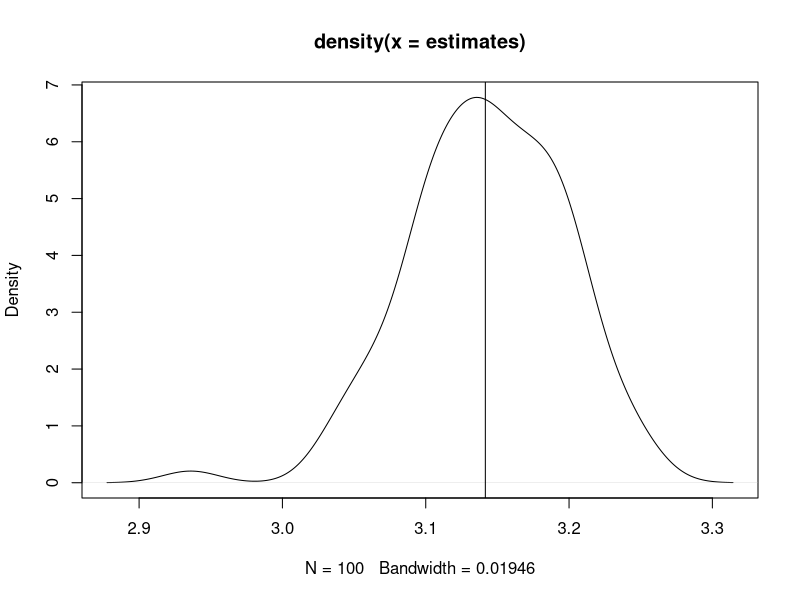

Recreate this plot in R.
rm(list = ls())
n <- 1000
reps <- 100
r <- 1

hits <- vector("logical", length = n)
for(i in 1:n){
    hits[i] <- sqrt(sum(runif(2, -r, r)^2)) <= r
}
4 * mean(hits)

darts <- matrix(runif(2 * n, -r, r), ncol = 2)
hits <- apply(
  darts, 1, FUN = function(x, radius = r){
    sqrt(sum(x^2)) <= radius # hit circle?
  }
)
4 * mean(hits)

throw_dart <- function(radius){
  coordinates <- runif(2, min = -radius, max = radius)
  sqrt(sum(coordinates^2)) <= radius # hit circle?
}
hits <- replicate(n, expr = throw_dart(radius = r))
4 * mean(hits)

throw_darts <- function(radius, n_darts){
  coordinates <- matrix(
    runif(2 * n_darts, min = -radius, max = radius), ncol = 2
  )
  hits <- apply(
    coordinates, 1, function(x){sqrt(sum(x^2)) <= radius}
  )
  4 * mean(hits)
}
estimates <- replicate(reps, throw_darts(radius = r, n_darts = n))
summary(estimates)
# p = πr^2 / (2r)^2
# p = π / 4
# π = 4p

plot(density(estimates))
abline(v = pi)